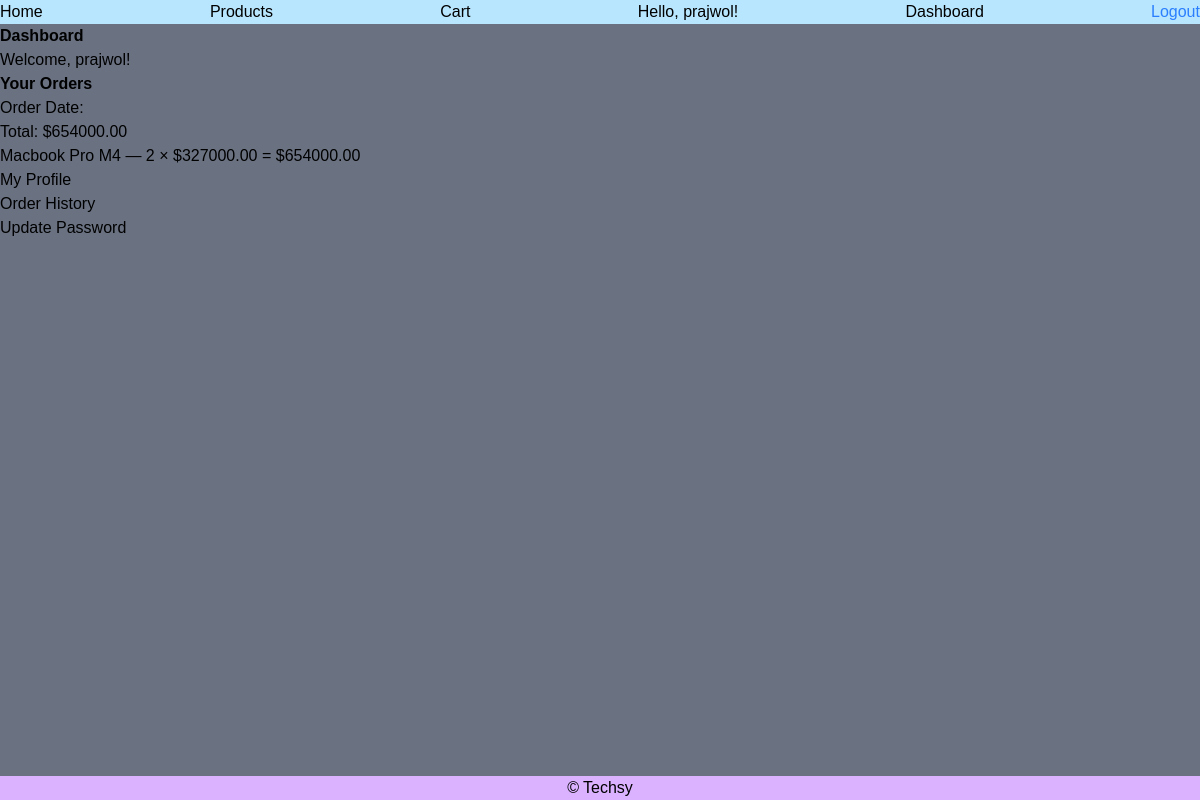
Page /dashboard/ (signed in) on the earlier database version.
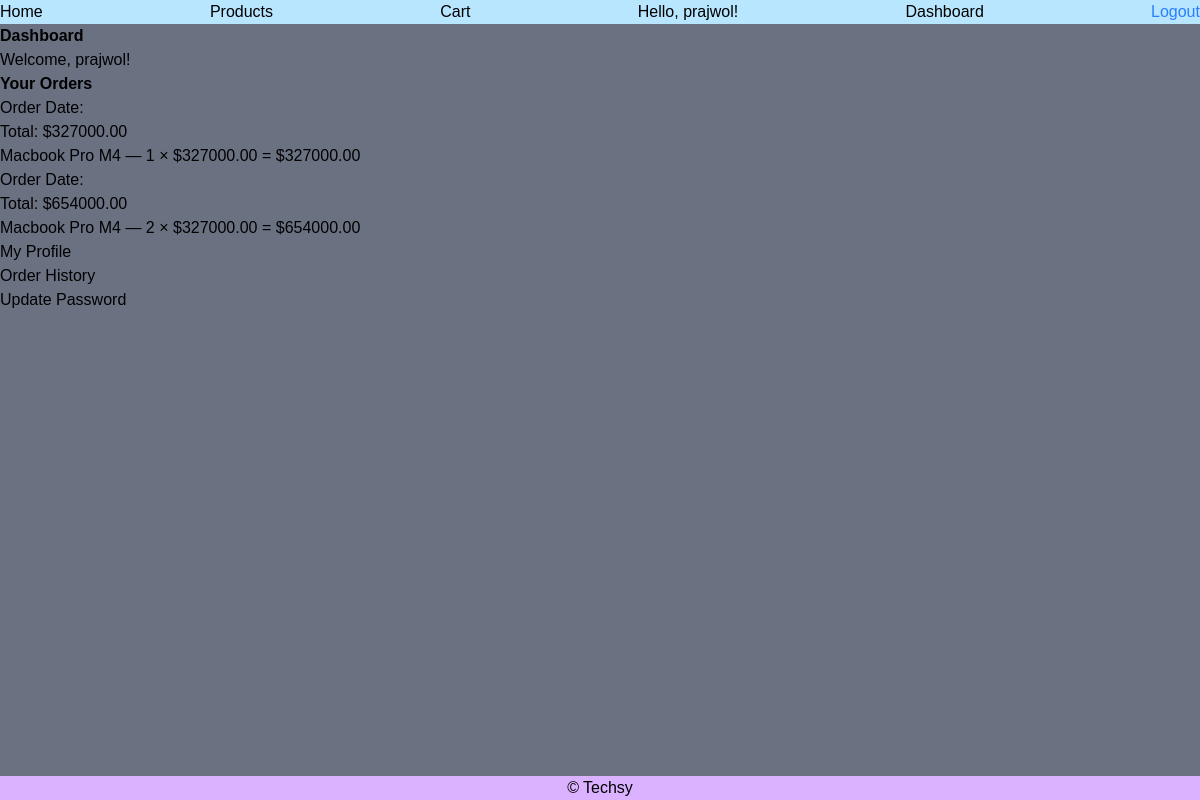
Same page on the later database version.
### store/models.py (models this page shows, shortened)
class Order(models.Model):
    user = models.ForeignKey(User, on_delete=models.CASCADE)
    total = models.DecimalField(max_digits=10, decimal_places=2)
    date_ordered = models.DateTimeField(auto_now_add=True)

class OrderItem(models.Model):
    order = models.ForeignKey(Order, on_delete=models.CASCADE, related_name='items')
    product = models.ForeignKey("Product", on_delete=models.CASCADE)
    quantity = models.PositiveIntegerField()
    price = models.DecimalField(max_digits=10, decimal_places=2)

class Product(models.Model):
    name = models.CharField(max_length=255)
    description = models.TextField(blank=True)
    price = models.DecimalField(max_digits=10, decimal_places=2)
    stock = models.PositiveIntegerField(default=0)
    image = models.ImageField(upload_to='product_images/', blank=True, null=True)
    is_active = models.BooleanField(default=True)
    slug = models.SlugField(max_length=255, unique=True, blank=True)
    created_at = models.DateTimeField(auto_now_add=True)
    updated_at = models.DateTimeField(auto_now=True)

### store/views.py (the view)
# urls.py: path('dashboard/',views.dashboard,name='dashboard'),
@login_required
def dashboard(request):
    orders = Order.objects.filter(user=request.user).order_by('-date_ordered')
    return render(request,'store/dashboard.html',{
        'orders':orders
    })

### store/templatetags/multiply.py (called while the page is built)
@register.filter
def multiply(value, arg):
    return value * arg

### store/templates/store/dashboard.html (shortened to what this page needs)
{% extends "store/base.html" %}
{% load multiply %}
{% block content %}
  <h1 class="text-xl font-bold">Dashboard</h1>
  <p>Welcome, {{ user.username }}!</p>
  <h2 class="text-xl font-bold mt-8 mb-4">Your Orders</h2>
{% if orders %}
  {% for order in orders %}
    <div class="border rounded p-4 mb-6">
      <p class="text-sm text-gray-500">Order Date: {{ order.date }}</p>
      <p class="font-semibold">Total: ${{ order.total }}</p>
      <ul class="list-disc list-inside mt-2">
        {% for item in order.items.all %}
          <li>
            {{ item.product.name }} — {{ item.quantity }} × ${{ item.price }} = ${{ item.quantity|multiply:item.price }}
          </li>
        {% endfor %}
      </ul>
    </div>
  {% endfor %}
{% else %}
  <p>You haven't placed any orders yet.</p>
{% endif %}
  <ul class="mt-4 space-y-2">
    <li><a href="{% url 'dashboard' %}">My Profile</a></li>
    <li><a href="#">Order History</a></li>
    <li><a href="#">Update Password</a></li>
  </ul>
{% endblock %}

### store/templates/store/base.html (shortened to what this page needs)
<!DOCTYPE html>
<html lang="en">
{% load static tailwind_tags %}
<head>
    <link rel="stylesheet" href="{% static 'store/css/style.css' %}">
    {% tailwind_css %}
</head>
<body class="min-h-screen flex flex-col bg-gray-500">
    <nav class="bg-sky-200 px-4 py-3 flex justify-between items-center">
          <a href="/">Home</a>
          <a href="/products/">Products</a>
          <a href="/cart/">Cart</a>
          {% if user.is_authenticated %}
            <span>Hello, {{ user.username }}!</span>
              <a href="{% url 'dashboard' %}">Dashboard</a>
            <form method="POST" action="{% url 'logout' %}" class="inline">
            <button type="submit" class="text-blue-500 hover:underline cursor-pointer">Logout</button>
            </form>
          {% else %}
            <a href="{% url 'login' %}">Login</a>
            <a href="{% url 'register' %}">Register</a>
          {% endif %}
    </nav>
    <div class="flex-grow container mx-auto py-6">
        {% block content %}
        {% endblock %}
    </div>
    <footer class="bg-purple-300 text-center py-4 my-4">
        <p>&copy; Techsy</p>
    </footer>
</body>
</html>

### store/static/store/css/style.css (style rules this page uses)
* { margin: 0; padding: 0; box-sizing: border-box; }
body { font-family: Arial; }

Differences in the rows shown:
added Order: total "327000.00"
added OrderItem: product.name "Macbook Pro M4", quantity "1", price "327000.00", quantity|multiply "327000.00"
